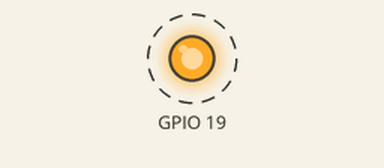
A program run on a simulated Raspberry Pi (BCM pin numbers). Shown: output pins drawn as LEDs (lit = HIGH). Dashed ring = blinking.

Above: at 0.5 s.
Timing chart, 0 to 4.6 s (numbered marks = the images above):
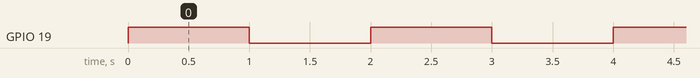

The program:

led_blinker.py
```python
import time
import RPi.GPIO as GPIO

bopunce_time = 200
GPIO.setmode(GPIO.BCM)

GPIO.setup(19, GPIO.OUT)

while 1:
    GPIO.output(19,0)

    if GPIO.input(19) == 0:
        GPIO.output(19, 1)
        time.sleep(1)
        GPIO.output(19, 0)
        time.sleep(1)
```

Measured:
- by itself, GPIO 19: alternates HIGH for 1.0 s and LOW for 1.0 s
